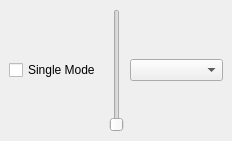
<?xml version="1.0" encoding="UTF-8"?>
<ui version="4.0">
 <class>MagicwandDockWidgetBase</class>
 <widget class="QDockWidget" name="MagicwandDockWidgetBase">
  <property name="geometry">
   <rect>
    <x>0</x>
    <y>0</y>
    <width>232</width>
    <height>141</height>
   </rect>
  </property>
  <property name="windowTitle">
   <string>Magic Wand</string>
  </property>
  <widget class="QWidget" name="dockWidgetContents">
   <layout class="QGridLayout" name="gridLayout">
    <item row="0" column="0">
     <widget class="QCheckBox" name="single_mode">
      <property name="text">
       <string>Single Mode</string>
      </property>
     </widget>
    </item>
      <item row="0" column="1">
     <widget class="QSlider" name="threshold">
     </widget>
    </item>
    <item row="0" column="2">
     <widget class="QComboBox" name="layerComboBox">
      <item>
      </item>
     </widget>
    </item>
   </layout>
  </widget>
 </widget>
 <resources/>
 <connections/>
</ui>
